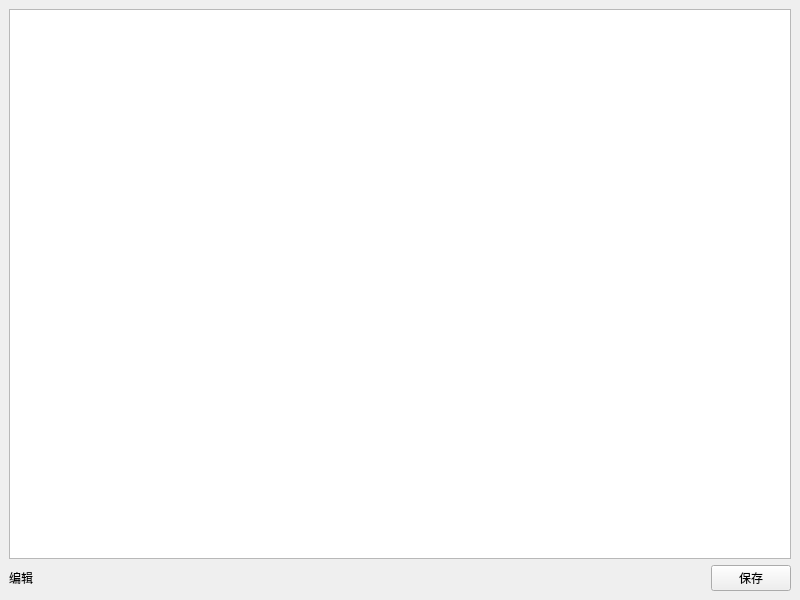
<?xml version="1.0" encoding="UTF-8"?>
<ui version="4.0">
 <class>MainWindow</class>
 <widget class="QMainWindow" name="MainWindow">
  <property name="geometry">
   <rect>
    <x>0</x>
    <y>0</y>
    <width>800</width>
    <height>600</height>
   </rect>
  </property>
  <property name="windowTitle">
   <string>editor</string>
  </property>
  <widget class="QWidget" name="centralwidget">
   <layout class="QVBoxLayout" name="verticalLayout">
    <item>
     <widget class="QTextEdit" name="textEdit"/>
    </item>
    <item>
     <layout class="QHBoxLayout" name="horizontalLayout">
      <item>
       <widget class="QLabel" name="label">
        <property name="text">
         <string>编辑</string>
        </property>
       </widget>
      </item>
      <item>
       <spacer name="horizontalSpacer">
        <property name="orientation">
         <enum>Qt::Horizontal</enum>
        </property>
        <property name="sizeHint" stdset="0">
         <size>
          <width>40</width>
          <height>20</height>
         </size>
        </property>
       </spacer>
      </item>
      <item>
       <widget class="QPushButton" name="save_button">
        <property name="text">
         <string>保存</string>
        </property>
       </widget>
      </item>
     </layout>
    </item>
   </layout>
  </widget>
 </widget>
 <resources/>
 <connections/>
</ui>
